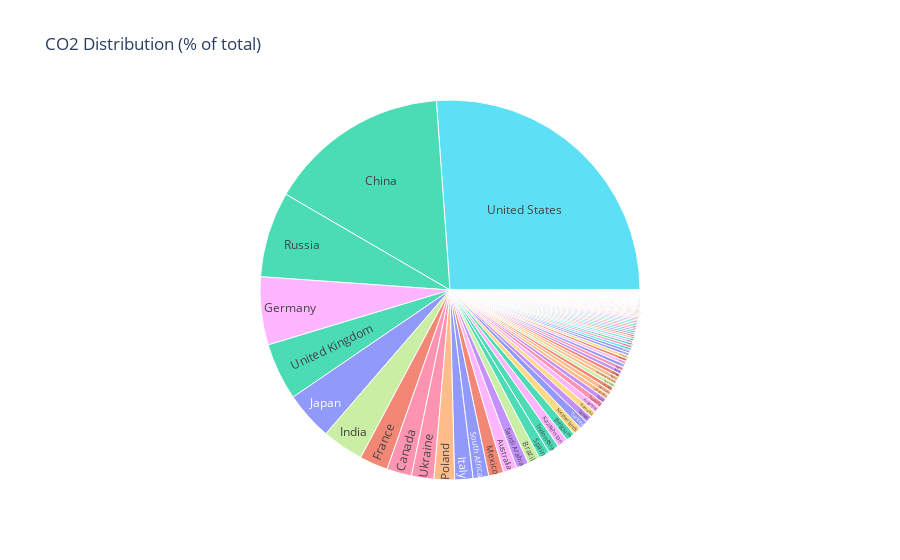

Notebook code for this chart:
### Markdown cell above
##### 3.2.3 CO2 Distribution

### Code cell
df = df_acc_final
df_sorted = df.sort_values('tot_co2_up_till_2010', ascending=False)
df_sorted['%'] = (df_sorted['tot_co2_up_till_2010']/df_sorted['tot_co2_up_till_2010'].sum())*100

fig = px.sunburst(df_sorted, path=['country'], values='%', title="CO2 Distribution (% of total)",
                  color='country', hover_data=['%','tot_co2_up_till_2010'])
fig.show()

### Figure 1 — Plotly figure (JSON) as saved in the notebook; plotly's stock layout.template omitted (floating-point values rounded to 4 significant figures; data arrays with more than 128 entries replaced by an {"elided": "..."} marker saying what was removed)
{"data": [{"branchvalues": "total", "customdata": {"elided": "171x3 mixed values"}, "domain": {"x": [0, 1], "y": [0, 1]}, "hovertemplate": "labels=%{label}<br>%=%{customdata[0]}<br>parent=%{parent}<br>id=%{id}<br>tot_co2_up_till_2010=%{customdata[1]}<br>country=%{customdata[2]}<extra></extra>", "ids": {"elided": "171 str values"}, "labels": {"elided": "171 str values"}, "marker": {"colors": {"elided": "171 str values"}}, "name": "", "parents": {"elided": "171 str values"}, "type": "sunburst", "values": {"elided": "171 float values"}}], "layout": {"legend": {"tracegroupgap": 0}, "title": {"text": "CO2 Distribution (% of total)"}}}
